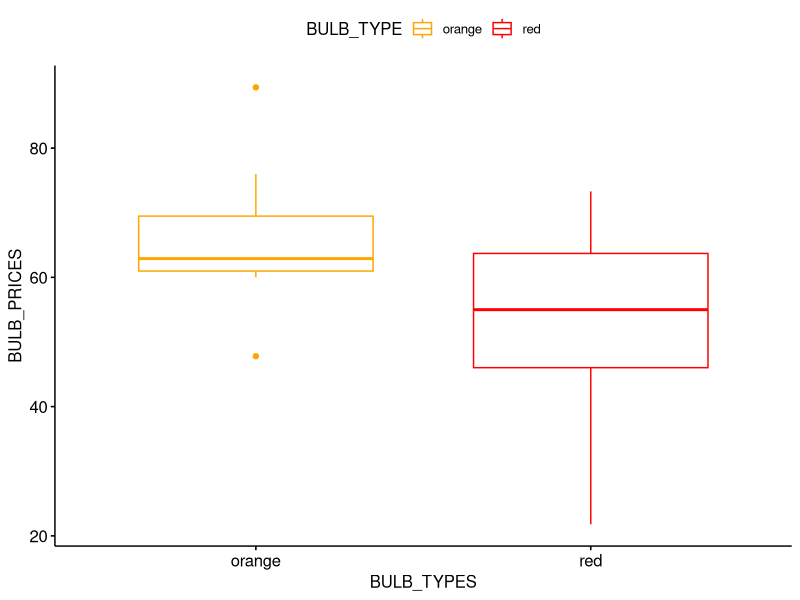

Write R code to recreate this figure.
# R program to illustrate
# Mann Whitney U Test

# Creating a small dataset
# Creating a vector of red bulb and orange prices
red_bulb <- c(38.9, 61.2, 73.3, 21.8, 63.4, 64.6, 48.4, 48.8)
orange_bulb <- c(47.8, 60, 63.4, 76, 89.4, 67.3, 61.3, 62.4)

# Passing them in the columns
BULB_PRICE = c(red_bulb, orange_bulb)
BULB_TYPE = rep(c("red", "orange"), each = 8)

# Now creating a dataframe 
DATASET <- data.frame(BULB_TYPE, BULB_PRICE, stringsAsFactors = TRUE)

# printing the dataframe
DATASET

# installing libraries to view summaries and
# boxplot of both orange and red color bulbs
install.packages("dplyr")
install.packages("ggpubr")

# Summary of the data

# loading the package
library(dplyr)
group_by(DATASET,BULB_TYPE) %>%
summarise(
	count = n(),
	median = median(BULB_PRICE, na.rm = TRUE),
	IQR = IQR(BULB_PRICE, na.rm = TRUE))

# loading package for boxplot
library("ggpubr")
ggboxplot(DATASET, x = "BULB_TYPE", y = "BULB_PRICE", 
		color = "BULB_TYPE", palette = c("#FFA500", "#FF0000"),
		ylab = "BULB_PRICES", xlab = "BULB_TYPES")

res <- wilcox.test(BULB_PRICE~ BULB_TYPE, 
				data = DATASET,
				exact = FALSE)
res
